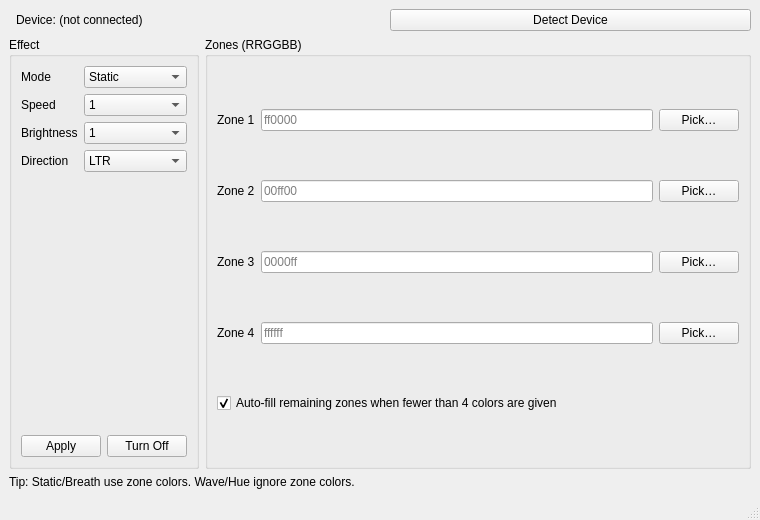
<?xml version="1.0" encoding="UTF-8"?>
<ui version="4.0">
 <class>MainWindow</class>
 <widget class="QMainWindow" name="MainWindow">
  <property name="windowTitle">
   <string>LegionAura</string>
  </property>
  <property name="minimumSize">
   <size>
    <width>760</width>
    <height>520</height>
   </size>
  </property>
  <widget class="QWidget" name="centralwidget">
   <layout class="QVBoxLayout" name="verticalLayout" stretch="0,1,0">

    <!-- TOP BAR WITH CENTERED LABEL -->
    <item>
     <layout class="QHBoxLayout" name="topBar">

      <item>
       <spacer name="spacerLeft">
        <property name="orientation"><enum>Qt::Horizontal</enum></property>
       </spacer>
      </item>

      <item>
       <widget class="QLabel" name="lblDevice">
        <property name="text">
         <string>Device: (not connected)</string>
        </property>
       </widget>
      </item>

      <item>
       <spacer name="spacerRight">
        <property name="orientation"><enum>Qt::Horizontal</enum></property>
       </spacer>
      </item>

      <item>
       <widget class="QPushButton" name="btnDetect">
        <property name="text"><string>Detect Device</string></property>
       </widget>
      </item>

     </layout>
    </item>

    <!-- MAIN CONTENT -->
    <item>
     <layout class="QHBoxLayout" name="mainRow">

      <item>
       <widget class="QGroupBox" name="grpEffect">
        <property name="title"><string>Effect</string></property>
        <layout class="QVBoxLayout" name="leftColumn">

         <item>
          <layout class="QFormLayout" name="formEffect">

           <item row="0" column="0"><widget class="QLabel" name="lblMode"><property name="text"><string>Mode</string></property></widget></item>
           <item row="0" column="1">
            <widget class="QComboBox" name="comboEffect">
             <item><property name="text"><string>Static</string></property></item>
             <item><property name="text"><string>Breath</string></property></item>
             <item><property name="text"><string>Wave</string></property></item>
             <item><property name="text"><string>Hue</string></property></item>
            </widget>
           </item>

           <item row="1" column="0"><widget class="QLabel" name="lblSpeed"><property name="text"><string>Speed</string></property></widget></item>
           <item row="1" column="1">
            <widget class="QComboBox" name="comboSpeed">
             <item><property name="text"><string>1</string></property></item>
             <item><property name="text"><string>2</string></property></item>
             <item><property name="text"><string>3</string></property></item>
             <item><property name="text"><string>4</string></property></item>
            </widget>
           </item>

           <item row="2" column="0"><widget class="QLabel" name="lblBrightness"><property name="text"><string>Brightness</string></property></widget></item>
           <item row="2" column="1">
            <widget class="QComboBox" name="comboBrightness">
             <item><property name="text"><string>1</string></property></item>
             <item><property name="text"><string>2</string></property></item>
            </widget>
           </item>

           <item row="3" column="0"><widget class="QLabel" name="lblDirection"><property name="text"><string>Direction</string></property></widget></item>
           <item row="3" column="1">
            <widget class="QComboBox" name="comboDirection">
             <item><property name="text"><string>LTR</string></property></item>
             <item><property name="text"><string>RTL</string></property></item>
            </widget>
           </item>

          </layout>
         </item>

         <item>
          <layout class="QHBoxLayout" name="applyRow">
           <item><widget class="QPushButton" name="btnApply"><property name="text"><string>Apply</string></property></widget></item>
           <item><widget class="QPushButton" name="btnOff"><property name="text"><string>Turn Off</string></property></widget></item>
          </layout>
         </item>

        </layout>
       </widget>
      </item>

      <item>
       <widget class="QGroupBox" name="grpZones">
        <property name="title"><string>Zones (RRGGBB)</string></property>
        <layout class="QGridLayout" name="gridZones">

         <item row="0" column="0"><widget class="QLabel" name="lblZ1"><property name="text"><string>Zone 1</string></property></widget></item>
         <item row="0" column="1"><widget class="QLineEdit" name="editZ1"><property name="placeholderText"><string>ff0000</string></property></widget></item>
         <item row="0" column="2"><widget class="QPushButton" name="btnColor1"><property name="text"><string>Pick…</string></property></widget></item>

         <item row="1" column="0"><widget class="QLabel" name="lblZ2"><property name="text"><string>Zone 2</string></property></widget></item>
         <item row="1" column="1"><widget class="QLineEdit" name="editZ2"><property name="placeholderText"><string>00ff00</string></property></widget></item>
         <item row="1" column="2"><widget class="QPushButton" name="btnColor2"><property name="text"><string>Pick…</string></property></widget></item>

         <item row="2" column="0"><widget class="QLabel" name="lblZ3"><property name="text"><string>Zone 3</string></property></widget></item>
         <item row="2" column="1"><widget class="QLineEdit" name="editZ3"><property name="placeholderText"><string>0000ff</string></property></widget></item>
         <item row="2" column="2"><widget class="QPushButton" name="btnColor3"><property name="text"><string>Pick…</string></property></widget></item>

         <item row="3" column="0"><widget class="QLabel" name="lblZ4"><property name="text"><string>Zone 4</string></property></widget></item>
         <item row="3" column="1"><widget class="QLineEdit" name="editZ4"><property name="placeholderText"><string>ffffff</string></property></widget></item>
         <item row="3" column="2"><widget class="QPushButton" name="btnColor4"><property name="text"><string>Pick…</string></property></widget></item>

         <item row="4" column="0" colspan="3">
          <widget class="QCheckBox" name="chkAutofill">
           <property name="text"><string>Auto-fill remaining zones when fewer than 4 colors are given</string></property>
           <property name="checked"><bool>true</bool></property>
          </widget>
         </item>

        </layout>
       </widget>
      </item>

     </layout>
    </item>

    <item>
     <layout class="QHBoxLayout" name="bottomBar">
      <item>
       <widget class="QLabel" name="lblHint">
        <property name="text"><string>Tip: Static/Breath use zone colors. Wave/Hue ignore zone colors.</string></property>
       </widget>
      </item>
     </layout>
    </item>

   </layout>
  </widget>
  <widget class="QStatusBar" name="statusbar"/>
 </widget>
 <resources/>
 <connections/>
</ui>
